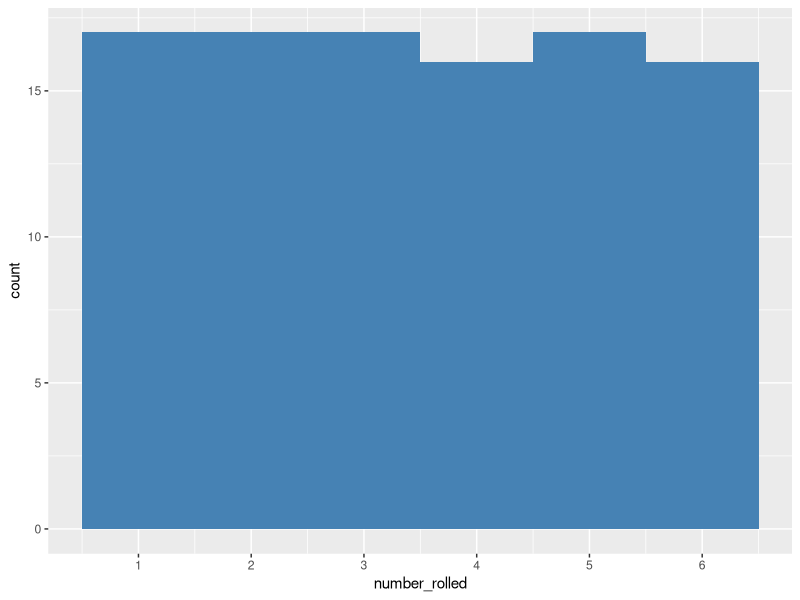

R code for this plot:
# Any line that starts with the character '#' is a 'comment', and is ignored 
# when you run the code. You can use this fact to annotate your code, as I am
# doing right now.

# R files conventionally start with a bunch of library(...) statements
# This loads up packages that other people have written for certain tasks
# For example, tidyverse provides a set of commands for manipulating data
# that is used ubiquitously in R.
# ggplot is a package that is used almost universally for making plots
# in R
# We will be using both of these
library(tidyverse)
library(ggplot2)

# First we are going to set up a vector of probabilities.
# We're going to simulate rolling a die. The probabilities are all 1/6
probabilities <- rep(1/6, times = 6)


# The sample function draws random numbers
#
# The first argument tells it where to draw the numbers from; in this case
# 1,2,3,4,5,6
# The second argument tells it how many draws we want. In this case, 100.
# The third argument tells it whether we want to draw with replacement or not.
# Since we are thinking about rolling a die, we set this to TRUE
# The last argument specifies the probability of each outcome.
rolls <- sample(1:6, size = 100, replace = TRUE, prob = probabilities)


# Right now, rolls is just a list of 100 dice rolls. We want to turn it into a 
# structure called a dataframe.
rolls_df <- data.frame(number_rolled = rolls)

# After running this command, an object will have appeared in the panel on the right
# called rolls_df. Click on it. You will see that it has an index running down 
# the left hand side, and the results of the rolls in a column called 'rolls'


# Now we are going to plot a histogram of the outcome of 100 rolls
rolls_df %>% ggplot(aes(x=number_rolled) ) + 
  geom_histogram(binwidth=1, fill = 'steelblue') +
  scale_x_continuous(breaks = 1:6)

# Have a look at the histogram that just appeared in the Plots tab in the 
# bottom right corner. Does it look like you would expect it to?
